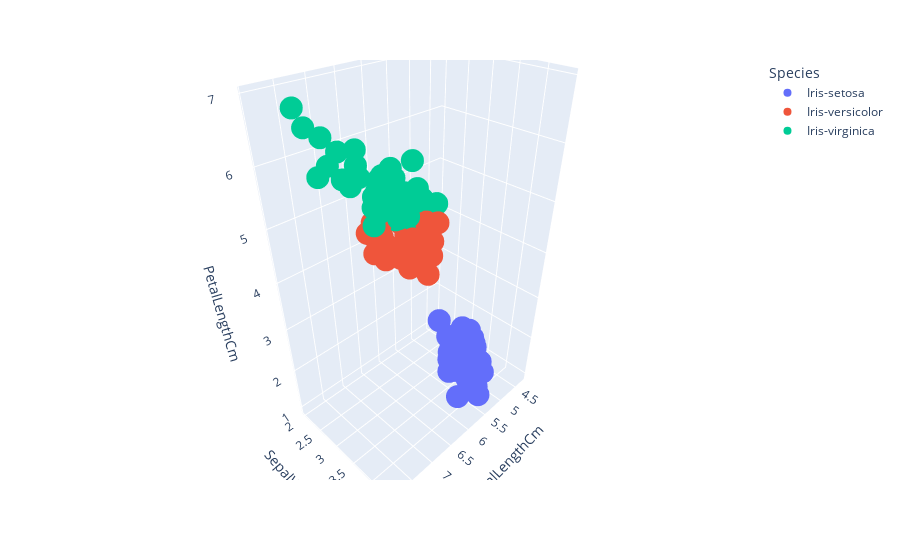

This figure's notebook cell:
### Code cell
import plotly.express as px

fig = px.scatter_3d(df, x='SepalLengthCm', y='SepalWidthCm', z='PetalLengthCm',
              color='Species')
fig.show()

### Figure 1 — Plotly figure (JSON) as saved in the notebook; plotly's stock layout.template omitted (floating-point values rounded to 4 significant figures)
{"data": [{"hovertemplate": "Species=Iris-setosa<br>SepalLengthCm=%{x}<br>SepalWidthCm=%{y}<br>PetalLengthCm=%{z}<extra></extra>", "legendgroup": "Iris-setosa", "marker": {"color": "#636efa", "symbol": "circle"}, "mode": "markers", "name": "Iris-setosa", "scene": "scene", "showlegend": true, "x": [5.1, 4.9, 4.7, 4.6, 5, 5.4, 4.6, 5, 4.4, 4.9, 5.4, 4.8, 4.8, 4.3, 5.8, 5.7, 5.4, 5.1, 5.7, 5.1, 5.4, 5.1, 4.6, 5.1, 4.8, 5, 5, 5.2, 5.2, 4.7, 4.8, 5.4, 5.2, 5.5, 4.9, 5, 5.5, 4.9, 4.4, 5.1, 5, 4.5, 4.4, 5, 5.1, 4.8, 5.1, 4.6, 5.3, 5], "y": [3.5, 3, 3.2, 3.1, 3.6, 3.9, 3.4, 3.4, 2.9, 3.1, 3.7, 3.4, 3, 3, 4, 4.4, 3.9, 3.5, 3.8, 3.8, 3.4, 3.7, 3.6, 3.3, 3.4, 3, 3.4, 3.5, 3.4, 3.2, 3.1, 3.4, 4.1, 4.2, 3.1, 3.2, 3.5, 3.1, 3, 3.4, 3.5, 2.3, 3.2, 3.5, 3.8, 3, 3.8, 3.2, 3.7, 3.3], "z": [1.4, 1.4, 1.3, 1.5, 1.4, 1.7, 1.4, 1.5, 1.4, 1.5, 1.5, 1.6, 1.4, 1.1, 1.2, 1.5, 1.3, 1.4, 1.7, 1.5, 1.7, 1.5, 1, 1.7, 1.9, 1.6, 1.6, 1.5, 1.4, 1.6, 1.6, 1.5, 1.5, 1.4, 1.5, 1.2, 1.3, 1.5, 1.3, 1.5, 1.3, 1.3, 1.3, 1.6, 1.9, 1.4, 1.6, 1.4, 1.5, 1.4], "type": "scatter3d"}, {"hovertemplate": "Species=Iris-versicolor<br>SepalLengthCm=%{x}<br>SepalWidthCm=%{y}<br>PetalLengthCm=%{z}<extra></extra>", "legendgroup": "Iris-versicolor", "marker": {"color": "#EF553B", "symbol": "circle"}, "mode": "markers", "name": "Iris-versicolor", "scene": "scene", "showlegend": true, "x": [7, 6.4, 6.9, 5.5, 6.5, 5.7, 6.3, 4.9, 6.6, 5.2, 5, 5.9, 6, 6.1, 5.6, 6.7, 5.6, 5.8, 6.2, 5.6, 5.9, 6.1, 6.3, 6.1, 6.4, 6.6, 6.8, 6.7, 6, 5.7, 5.5, 5.5, 5.8, 6, 5.4, 6, 6.7, 6.3, 5.6, 5.5, 5.5, 6.1, 5.8, 5, 5.6, 5.7, 5.7, 6.2, 5.1, 5.7], "y": [3.2, 3.2, 3.1, 2.3, 2.8, 2.8, 3.3, 2.4, 2.9, 2.7, 2, 3, 2.2, 2.9, 2.9, 3.1, 3, 2.7, 2.2, 2.5, 3.2, 2.8, 2.5, 2.8, 2.9, 3, 2.8, 3, 2.9, 2.6, 2.4, 2.4, 2.7, 2.7, 3, 3.4, 3.1, 2.3, 3, 2.5, 2.6, 3, 2.6, 2.3, 2.7, 3, 2.9, 2.9, 2.5, 2.8], "z": [4.7, 4.5, 4.9, 4, 4.6, 4.5, 4.7, 3.3, 4.6, 3.9, 3.5, 4.2, 4, 4.7, 3.6, 4.4, 4.5, 4.1, 4.5, 3.9, 4.8, 4, 4.9, 4.7, 4.3, 4.4, 4.8, 5, 4.5, 3.5, 3.8, 3.7, 3.9, 5.1, 4.5, 4.5, 4.7, 4.4, 4.1, 4, 4.4, 4.6, 4, 3.3, 4.2, 4.2, 4.2, 4.3, 3, 4.1], "type": "scatter3d"}, {"hovertemplate": "Species=Iris-virginica<br>SepalLengthCm=%{x}<br>SepalWidthCm=%{y}<br>PetalLengthCm=%{z}<extra></extra>", "legendgroup": "Iris-virginica", "marker": {"color": "#00cc96", "symbol": "circle"}, "mode": "markers", "name": "Iris-virginica", "scene": "scene", "showlegend": true, "x": [6.3, 5.8, 7.1, 6.3, 6.5, 7.6, 4.9, 7.3, 6.7, 7.2, 6.5, 6.4, 6.8, 5.7, 5.8, 6.4, 6.5, 7.7, 7.7, 6, 6.9, 5.6, 7.7, 6.3, 6.7, 7.2, 6.2, 6.1, 6.4, 7.2, 7.4, 7.9, 6.4, 6.3, 6.1, 7.7, 6.3, 6.4, 6, 6.9, 6.7, 6.9, 5.8, 6.8, 6.7, 6.7, 6.3, 6.5, 6.2, 5.9], "y": [3.3, 2.7, 3, 2.9, 3, 3, 2.5, 2.9, 2.5, 3.6, 3.2, 2.7, 3, 2.5, 2.8, 3.2, 3, 3.8, 2.6, 2.2, 3.2, 2.8, 2.8, 2.7, 3.3, 3.2, 2.8, 3, 2.8, 3, 2.8, 3.8, 2.8, 2.8, 2.6, 3, 3.4, 3.1, 3, 3.1, 3.1, 3.1, 2.7, 3.2, 3.3, 3, 2.5, 3, 3.4, 3], "z": [6, 5.1, 5.9, 5.6, 5.8, 6.6, 4.5, 6.3, 5.8, 6.1, 5.1, 5.3, 5.5, 5, 5.1, 5.3, 5.5, 6.7, 6.9, 5, 5.7, 4.9, 6.7, 4.9, 5.7, 6, 4.8, 4.9, 5.6, 5.8, 6.1, 6.4, 5.6, 5.1, 5.6, 6.1, 5.6, 5.5, 4.8, 5.4, 5.6, 5.1, 5.1, 5.9, 5.7, 5.2, 5, 5.2, 5.4, 5.1], "type": "scatter3d"}], "layout": {"scene": {"domain": {"x": [0, 1], "y": [0, 1]}, "xaxis": {"title": {"text": "SepalLengthCm"}}, "yaxis": {"title": {"text": "SepalWidthCm"}}, "zaxis": {"title": {"text": "PetalLengthCm"}}}, "legend": {"title": {"text": "Species"}, "tracegroupgap": 0}, "margin": {"t": 60}}}
